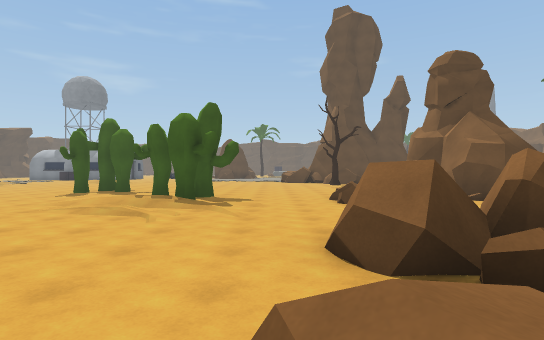
View 1 (above)

23 first-person views from a walk through a Unity game level. The camera is 1.5 m above the floor, looks level and sees 80° across. The floor is counted in squares, 2 m on a side. Each view is taken from the middle of a square. On the plan, view 1 faces up. The plan holds only what a view shows up to about 11 squares ahead; the rest is blank. The place goes on beyond the plan. The player is left out.

View 2
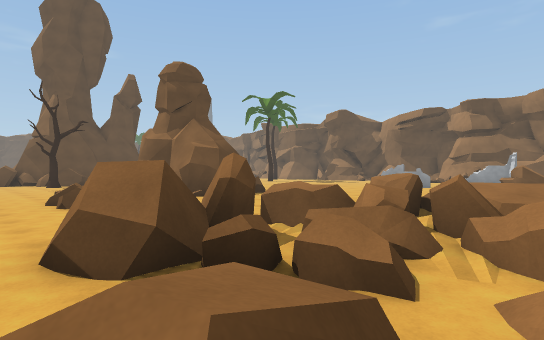

View 3
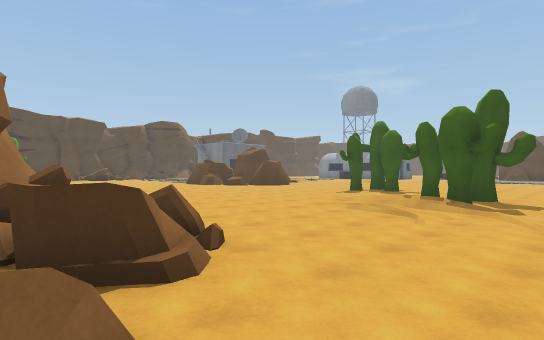

View 4
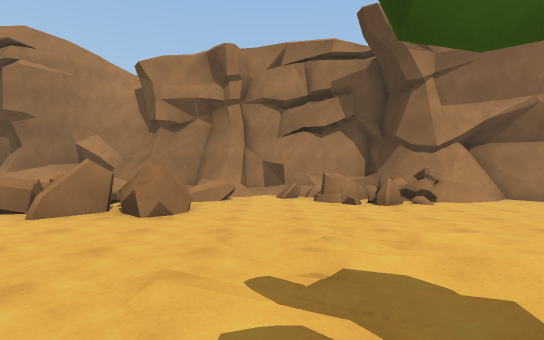

View 5
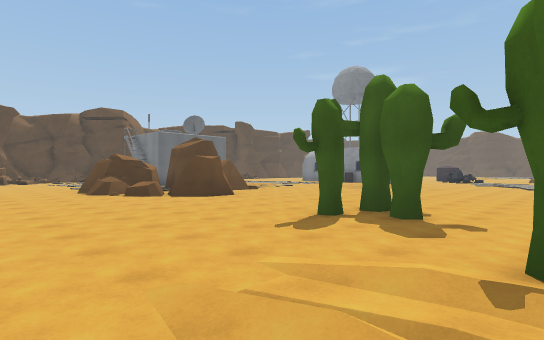

View 6
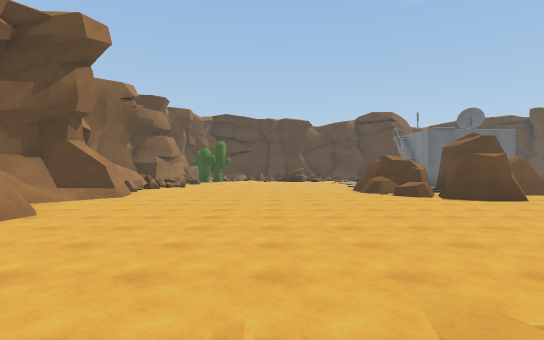

View 7
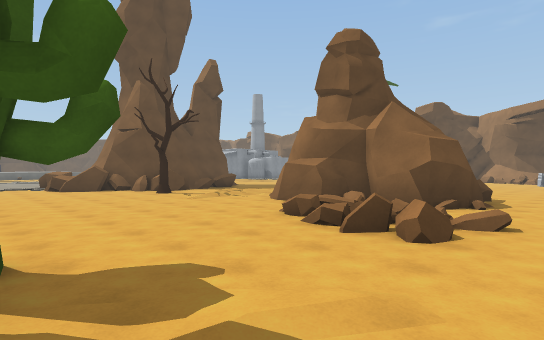

View 8
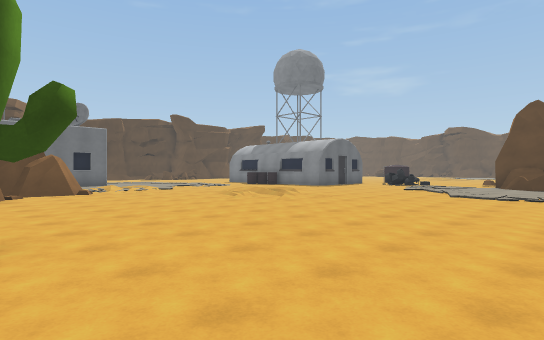

View 9
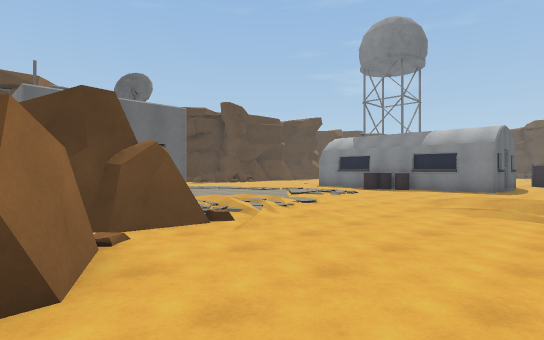

View 10
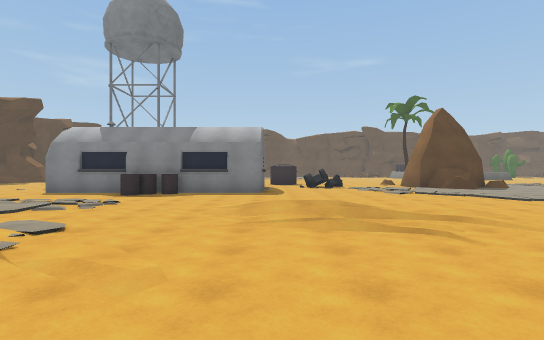

View 11
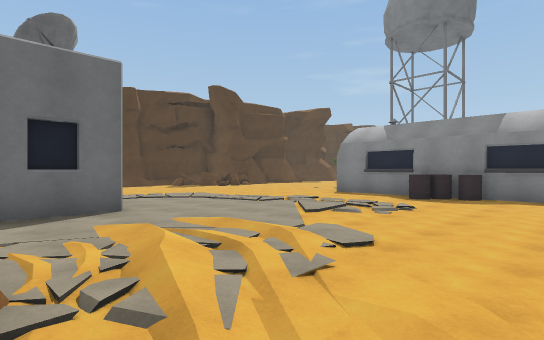

View 12
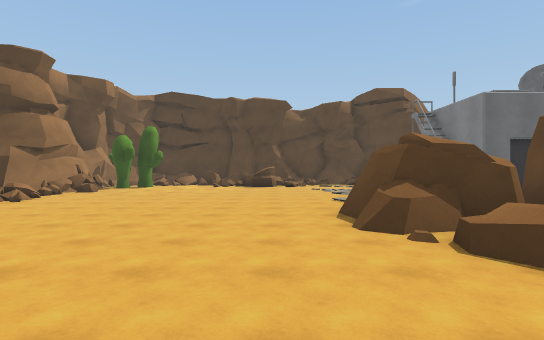

View 13
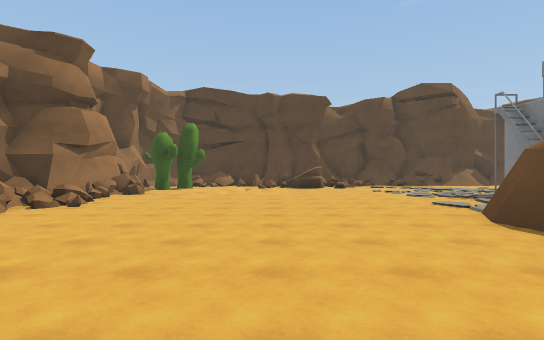

View 14
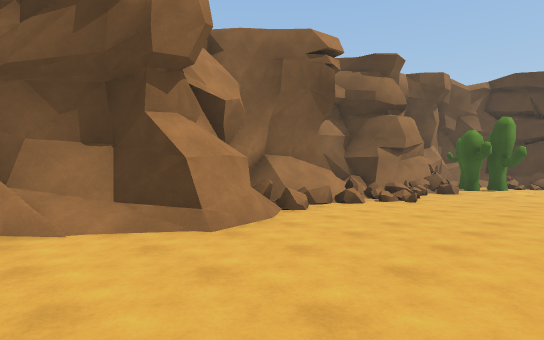

View 15
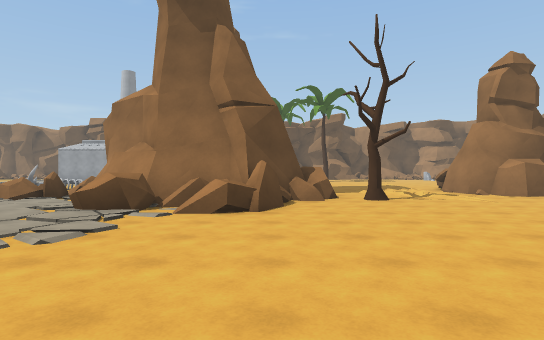

View 16
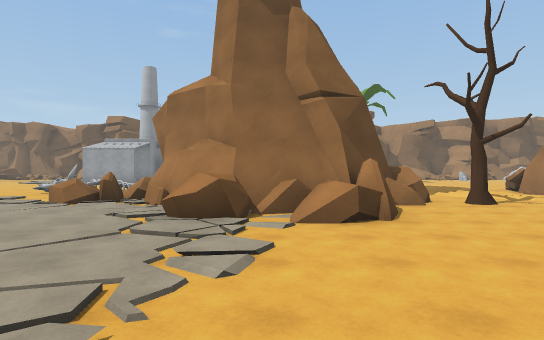

View 17
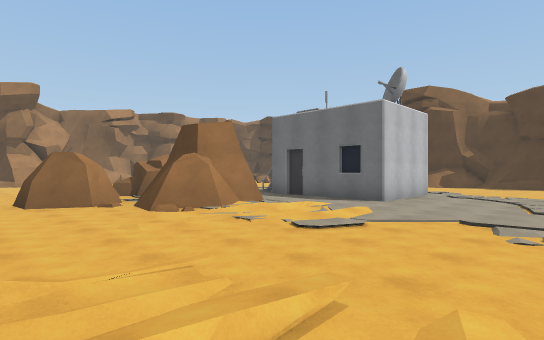

View 18
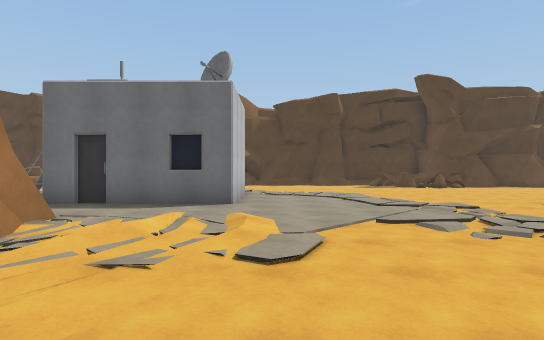

View 19
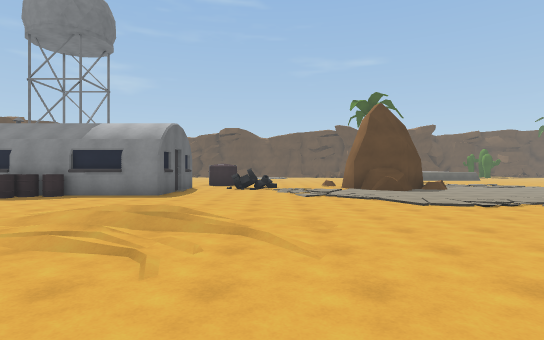

View 20
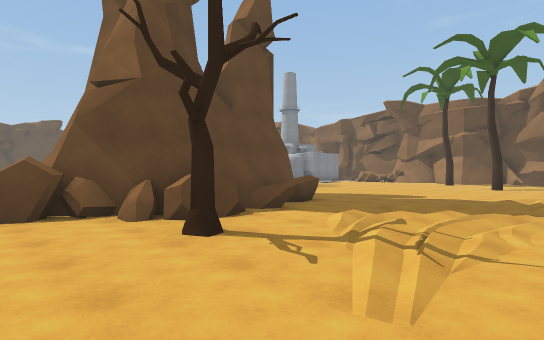

View 21
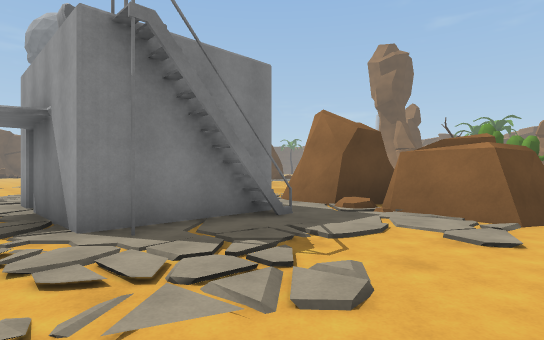

View 22
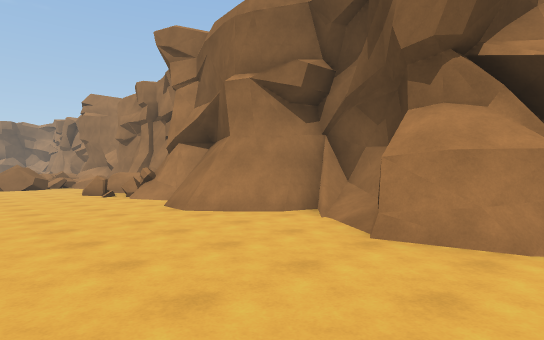

View 23
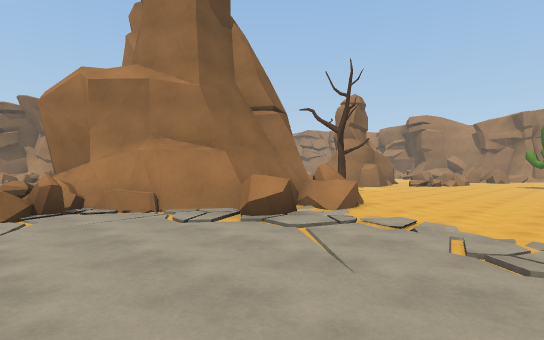

### Floor plan
Key: @ floor where view 1 was taken; # wall or solid block; x gap in a wall; . floor; / step, stairs or slope; = window, fence, low wall or low ledge; ^ raised ledge; R rock; T tree; B building; O other object.
Columns run from 22 left of view 1 to 15 right of it. Each row starts with its distance up from view 1.
 26 ..         ....... ......x.
 25 ....#######..............#=..=
 24 .......BB............... =####
 23 .......................==###
 22 .......................^##
 21 ...........//...........##
 20 ...........///.........=##
 19 ...........////.........#######...
 18 ......./..../............^###^.....
 17  x###.///................./.........
 16  .  B..///...............T.///.......T
 15  #  #.=###.................////.......
 14 .#  #.####................////.///....
 13 .####.#####................/##
 12 ......#####.....O........./##
 11 ..... #####.....OO......../#
 10 .....=###=............../  #
  9 ........=..........##.../  #
  8 ..................//O...R .###....
  7 ..................///...//........
  6 //................././.......
  5 //..........................
  4 ///......................#.
  3 /......................###===
  2 .=................#=....x.=#^      #=
  1 ###===.=/##..###/##^=.==#=#^^
  0  ##=###############==.@.#= ^^=
 -1   ######  ###     ############
 -2                   #

Positions as (right, up) in squares from view 1, and headings:
1: (0, 0), facing up
2: (0, 0), facing up-right
3: (0, 0), facing up-left
4: (-1, 9), facing down
5: (-3, 6), facing up-left
6: (-3, 6), facing left
7: (-2, 6), facing up-right
8: (-2, 12), facing up-left
9: (-9, 12), facing up-left
10: (-11, 14), facing up
11: (-12, 15), facing up-left
12: (-10, 8), facing left
13: (-11, 6), facing left
14: (-10, 5), facing down-left
15: (-5, 19), facing right
16: (-4, 21), facing right
17: (-10, 21), facing down-left
18: (-11, 18), facing left
19: (-8, 15), facing up
20: (1, 13), facing up-right
21: (-22, 9), facing up-right
22: (-14, 5), facing down-right
23: (-3, 26), facing down-right
